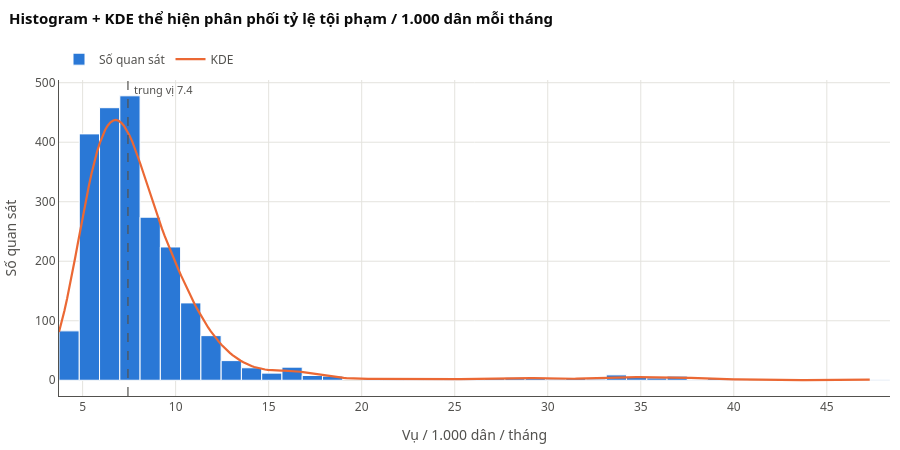

The cell this chart's notebook holds for it:
### Markdown cell above
### 5.6 Histogram + KDE — phân phối tỷ lệ theo tháng

### Code cell
vals = monthly.rate_per_1000.dropna()
N_BINS = 40
size = (vals.max() - vals.min()) / N_BINS
fig = px.histogram(vals.to_frame('rate'), x='rate', color_discrete_sequence=[BLUE],
                   labels={'rate': 'Vụ / 1.000 dân / tháng'})
fig.update_traces(xbins=dict(start=vals.min(), end=vals.max() + size, size=size), marker_line=dict(color='white', width=1),
                  name='Số quan sát', showlegend=True, hovertemplate='%{x}<br>%{y} quan sát<extra></extra>')

# KDE (Gaussian, băng thông Scott) quy về đơn vị "số quan sát" để vẽ chung trục với histogram
bw = vals.std() * len(vals) ** -0.2
xs = np.linspace(vals.min(), vals.max(), 300)
dens = np.exp(-0.5 * ((xs[:, None] - vals.to_numpy()[None, :]) / bw) ** 2).sum(axis=1) / (len(vals) * bw * np.sqrt(2 * np.pi))
fig.add_scatter(x=xs, y=dens * len(vals) * size, mode='lines', line=dict(color=ORANGE, width=2.2), name='KDE', hoverinfo='skip')
fig.add_vline(x=vals.median(), line_dash='dash', line_color=MUTED, line_width=1.2)
fig.add_annotation(x=vals.median(), y=1, yref='paper', text=f'trung vị {vals.median():.1f}', showarrow=False,
                   xanchor='left', xshift=4, yanchor='top', font=dict(color=MUTED, size=11))
style(fig, 'Histogram + KDE thể hiện phân phối tỷ lệ tội phạm / 1.000 dân mỗi tháng', height=450)
axes(fig).update_layout(yaxis_title='Số quan sát', bargap=0)
fig.show()

### Figure 1 — Plotly figure (JSON) as saved in the notebook; plotly's stock layout.template omitted (floating-point values rounded to 4 significant figures; data arrays with more than 128 entries replaced by an {"elided": "..."} marker saying what was removed)
{"data": [{"bingroup": "x", "hovertemplate": "%{x}<br>%{y} quan sát<extra></extra>", "legendgroup": "", "marker": {"color": "#2a78d6", "line": {"color": "white", "width": 1}, "pattern": {"shape": ""}}, "name": "Số quan sát", "orientation": "v", "showlegend": true, "type": "histogram", "x": {"elided": "2304 float values"}, "xaxis": "x", "xbins": {"end": 48.4, "size": 1.089, "start": 3.731}, "yaxis": "y"}, {"hoverinfo": "skip", "line": {"color": "#eb6834", "width": 2.2}, "mode": "lines", "name": "KDE", "type": "scatter", "x": {"elided": "300 float values"}, "y": {"elided": "300 float values"}}], "layout": {"annotations": [{"font": {"color": "#52514e", "size": 11}, "showarrow": false, "text": "trung vị 7.4", "x": 7.436, "xanchor": "left", "xshift": 4, "y": 1, "yanchor": "top", "yref": "paper"}], "bargap": 0, "barmode": "relative", "font": {"color": "#52514e", "family": "Segoe UI, Inter, Arial, sans-serif", "size": 12}, "height": 450, "hoverlabel": {"font": {"family": "Segoe UI, Inter, Arial, sans-serif"}}, "legend": {"orientation": "h", "title": {"text": ""}, "tracegroupgap": 0, "x": 0, "xanchor": "left", "y": 1.02, "yanchor": "bottom"}, "margin": {"b": 10, "l": 10, "r": 10, "t": 80}, "shapes": [{"line": {"color": "#52514e", "dash": "dash", "width": 1.2}, "type": "line", "x0": 7.436, "x1": 7.436, "xref": "x", "y0": 0, "y1": 1, "yref": "y domain"}], "showlegend": true, "title": {"font": {"color": "#0b0b0b", "size": 15}, "text": "<b>Histogram + KDE thể hiện phân phối tỷ lệ tội phạm / 1.000 dân mỗi tháng</b>", "x": 0.01, "xanchor": "left", "y": 0.97, "yanchor": "top"}, "xaxis": {"anchor": "y", "domain": [0, 1], "gridcolor": "#e4e3de", "linecolor": "#52514e", "title": {"text": "Vụ / 1.000 dân / tháng"}, "zeroline": false}, "yaxis": {"anchor": "x", "domain": [0, 1], "gridcolor": "#e4e3de", "linecolor": "#52514e", "title": {"text": "Số quan sát"}, "zeroline": false}}}
